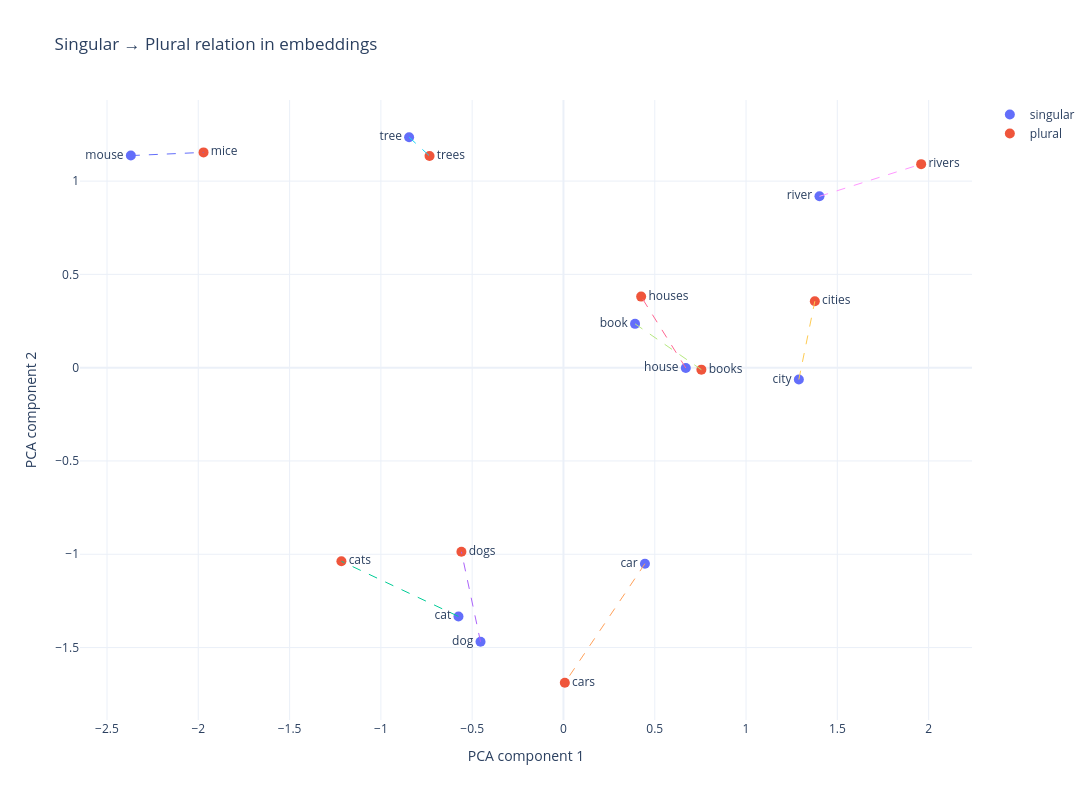

Notebook source saved alongside this figure:
### Code cell
from src.evaluation.intrinsic_evaluation.plot_plural_relations import plot_plural_relations

plot_plural_relations(model)

### Figure 1 — Plotly figure (JSON) as saved in the notebook; plotly's stock layout.template omitted (floating-point values rounded to 4 significant figures)
{"data": [{"hovertemplate": "<b>%{text}</b><br>Type: singular<br>x=%{x:.3f}<br>y=%{y:.3f}<extra></extra>", "marker": {"size": 10}, "mode": "markers+text", "name": "singular", "text": ["cat", "dog", "car", "tree", "house", "book", "river", "city", "mouse"], "textposition": "middle left", "x": [-0.575, -0.4543, 0.4462, -0.8454, 0.6701, 0.392, 1.402, 1.289, -2.369], "y": [-1.333, -1.469, -1.051, 1.235, -0.001905, 0.235, 0.9184, -0.0634, 1.137], "type": "scatter"}, {"hovertemplate": "<b>%{text}</b><br>Type: plural<br>x=%{x:.3f}<br>y=%{y:.3f}<extra></extra>", "marker": {"size": 10}, "mode": "markers+text", "name": "plural", "text": ["cats", "dogs", "cars", "trees", "houses", "books", "rivers", "cities", "mice"], "textposition": "middle right", "x": [-1.216, -0.5589, 0.007519, -0.7335, 0.4255, 0.7554, 1.959, 1.377, -1.971], "y": [-1.038, -0.9869, -1.689, 1.135, 0.3809, -0.01061, 1.091, 0.3563, 1.154], "type": "scatter"}, {"hoverinfo": "skip", "line": {"dash": "dash", "width": 1}, "mode": "lines", "showlegend": false, "x": [-0.575, -1.216], "y": [-1.333, -1.038], "type": "scatter"}, {"hoverinfo": "skip", "line": {"dash": "dash", "width": 1}, "mode": "lines", "showlegend": false, "x": [-0.4543, -0.5589], "y": [-1.469, -0.9869], "type": "scatter"}, {"hoverinfo": "skip", "line": {"dash": "dash", "width": 1}, "mode": "lines", "showlegend": false, "x": [0.4462, 0.007519], "y": [-1.051, -1.689], "type": "scatter"}, {"hoverinfo": "skip", "line": {"dash": "dash", "width": 1}, "mode": "lines", "showlegend": false, "x": [-0.8454, -0.7335], "y": [1.235, 1.135], "type": "scatter"}, {"hoverinfo": "skip", "line": {"dash": "dash", "width": 1}, "mode": "lines", "showlegend": false, "x": [0.6701, 0.4255], "y": [-0.001905, 0.3809], "type": "scatter"}, {"hoverinfo": "skip", "line": {"dash": "dash", "width": 1}, "mode": "lines", "showlegend": false, "x": [0.392, 0.7554], "y": [0.235, -0.01061], "type": "scatter"}, {"hoverinfo": "skip", "line": {"dash": "dash", "width": 1}, "mode": "lines", "showlegend": false, "x": [1.402, 1.959], "y": [0.9184, 1.091], "type": "scatter"}, {"hoverinfo": "skip", "line": {"dash": "dash", "width": 1}, "mode": "lines", "showlegend": false, "x": [1.289, 1.377], "y": [-0.0634, 0.3563], "type": "scatter"}, {"hoverinfo": "skip", "line": {"dash": "dash", "width": 1}, "mode": "lines", "showlegend": false, "x": [-2.369, -1.971], "y": [1.137, 1.154], "type": "scatter"}], "layout": {"title": {"text": "Singular → Plural relation in embeddings"}, "xaxis": {"title": {"text": "PCA component 1"}}, "yaxis": {"title": {"text": "PCA component 2"}}, "width": 1100, "height": 800}}
